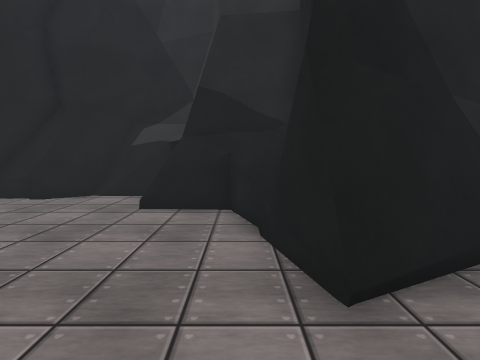
[1] (above)

20 first-person views from a walk through a scene from a Unity 3-D project. The camera is 1.4 m above the floor, tilts 6° down and sees 85° across. The floor is counted in squares, 1 m on a side. Each view is taken from the middle of a square. On the plan, view 1 faces up. The plan holds only what a view shows up to about 13 squares ahead; the rest is blank. The place goes on beyond the plan. The player is left out. Surface patterns are stand-ins for the level's own textures.

[2]
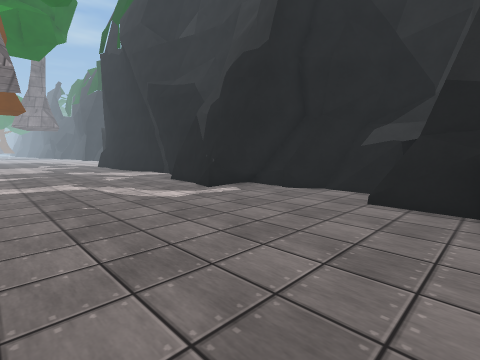

[3]
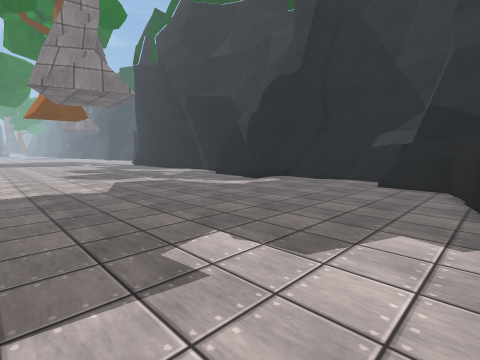

[4]
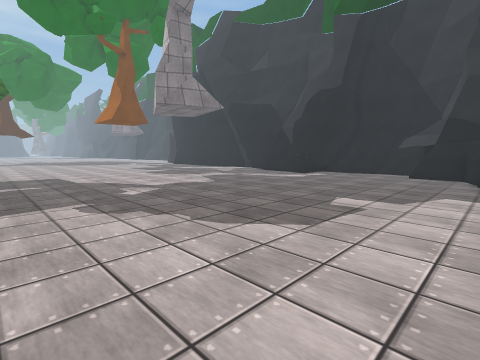

[5]
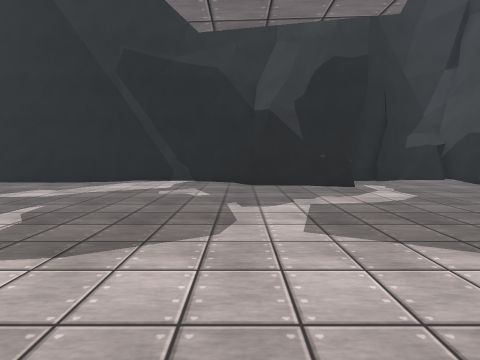

[6]
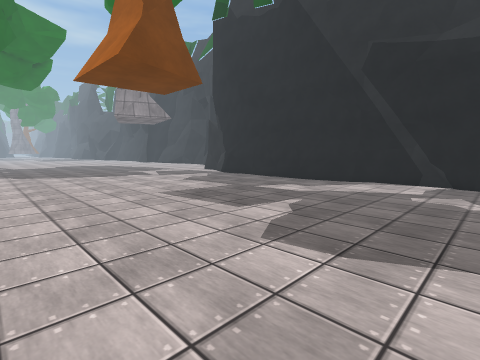

[7]
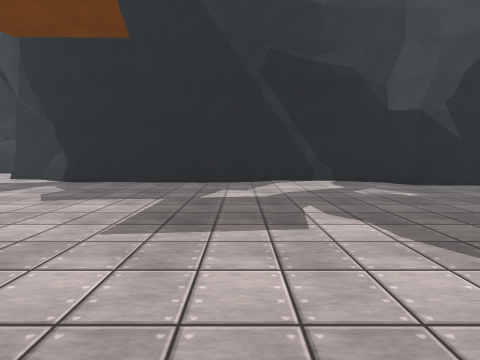

[8]
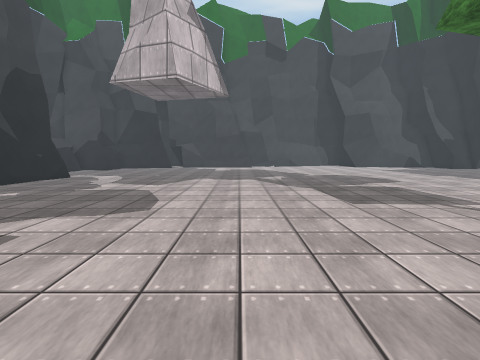

[9]
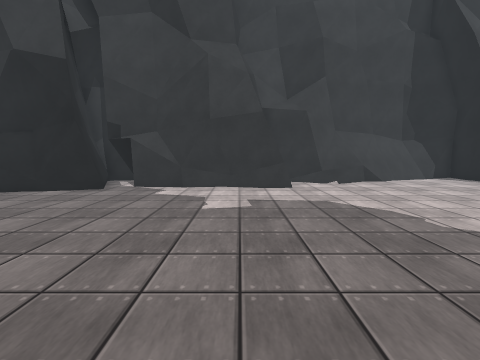

[10]
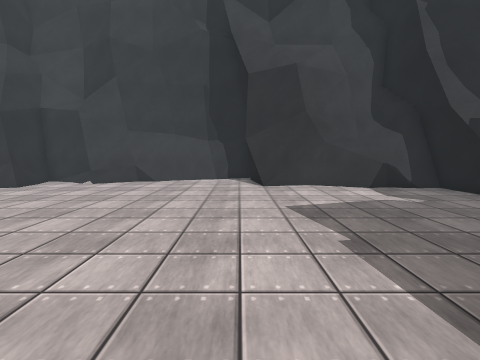

[11]
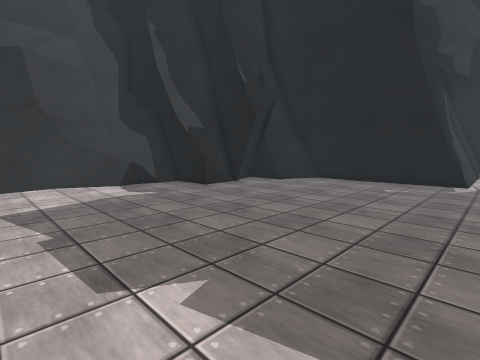

[12]
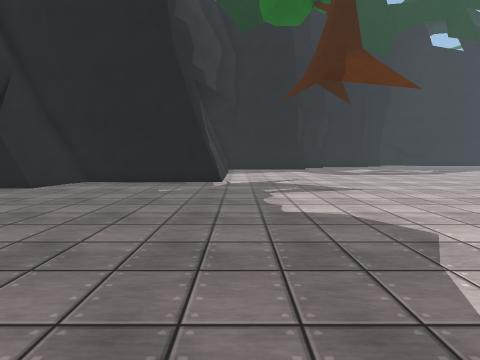

[13]
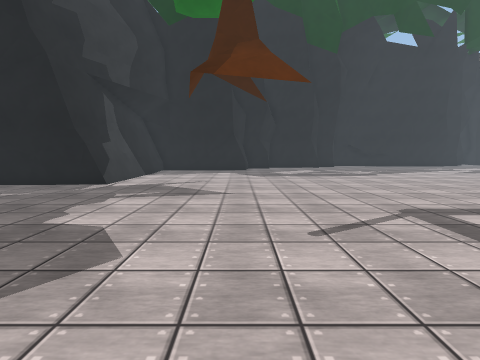

[14]
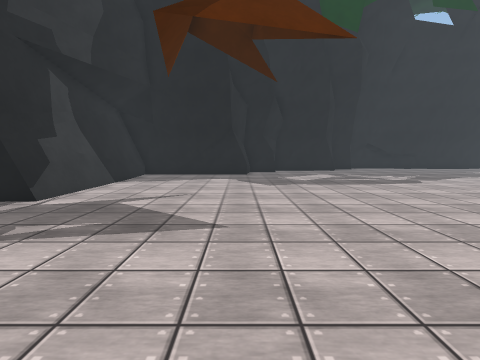

[15]
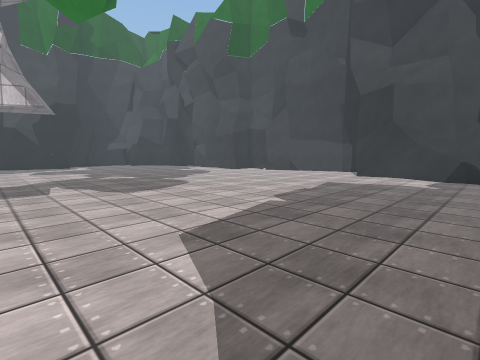

[16]
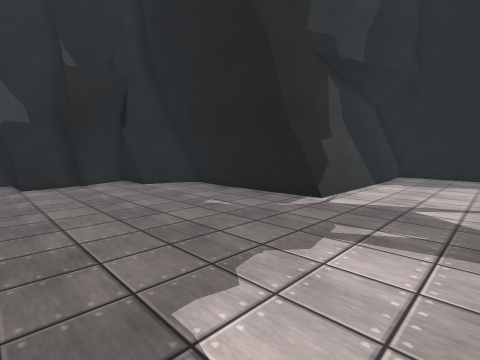

[17]
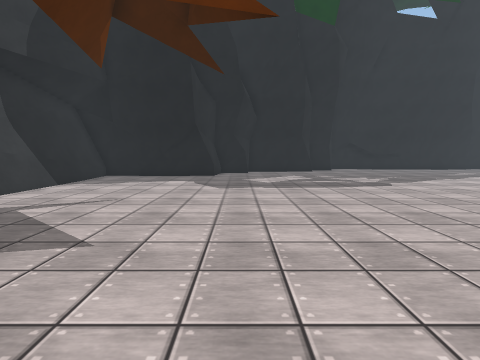

[18]
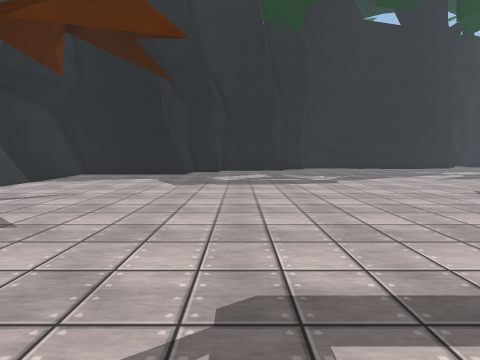

[19]
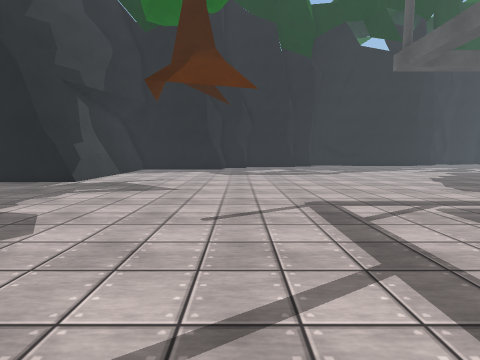

[20]
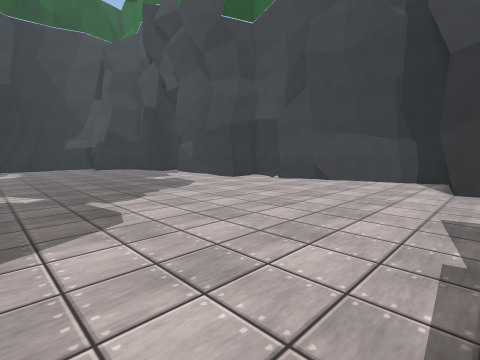

### Floor plan
Key: @ floor where view 1 was taken; # wall or solid block; . floor; = window, fence, low wall or low ledge; O other object.
Columns run from 28 left of view 1 to 5 right of it. Each row starts with its distance up from view 1.
  9                      ######
  8 ################    ###...#
  7 ....==#=.......### ##.....###
  6 ................#####.......##
  5 ............................=#
  4 .............................#
  3  ............................###
  2  ..............................#
  1   ............................##
  0  ...........................@.#
 -1 ..............................#
 -2 ..............................#
 -3 ..............................#
 -4 ..............................##
 -5    ...........................###
 -6        .........................#
 -7         .......................O#
 -8          ......................=#
 -9           ......................#
-10            .....................##
-11             ....................=#
-12               ...................#
-13               ...................#
-14               .................###
-15               ................###
-16            .  ................#
-17              .................#
-18          .....................#
-19         ......................#
-20        ......................##
-21       .......................=#
-22      ......................####
-23     .......................##
-24     .......................##
-25    .........................#
-26   ........................###
-27  .........................##
-28 ....................#######
-29 ...................##
-30  ..................##
-31 ...................#
-32 ...................#
-33 ...................#
-34 ...................#
-35 ...................#

Where each view was taken, in squares from view 1:
view 1: 0 up, 0 right, facing up
view 2: 1 down, 0 right, facing up-left
view 3: 5 down, 1 right, facing up-left
view 4: 10 down, 1 right, facing up-left
view 5: 5 down, 13 left, facing up
view 6: 5 down, 14 left, facing up-left
view 7: 5 down, 20 left, facing up
view 8: 4 down, 23 left, facing right
view 9: 3 down, 9 left, facing right
view 10: 14 down, 9 left, facing right
view 11: 15 down, 10 left, facing down-right
view 12: 16 down, 10 left, facing down
view 13: 17 down, 15 left, facing down
view 14: 21 down, 15 left, facing down
view 15: 21 down, 14 left, facing up-right
view 16: 21 down, 13 left, facing down-right
view 17: 22 down, 17 left, facing down
view 18: 21 down, 19 left, facing down
view 19: 16 down, 17 left, facing down
view 20: 16 down, 9 left, facing up-right
